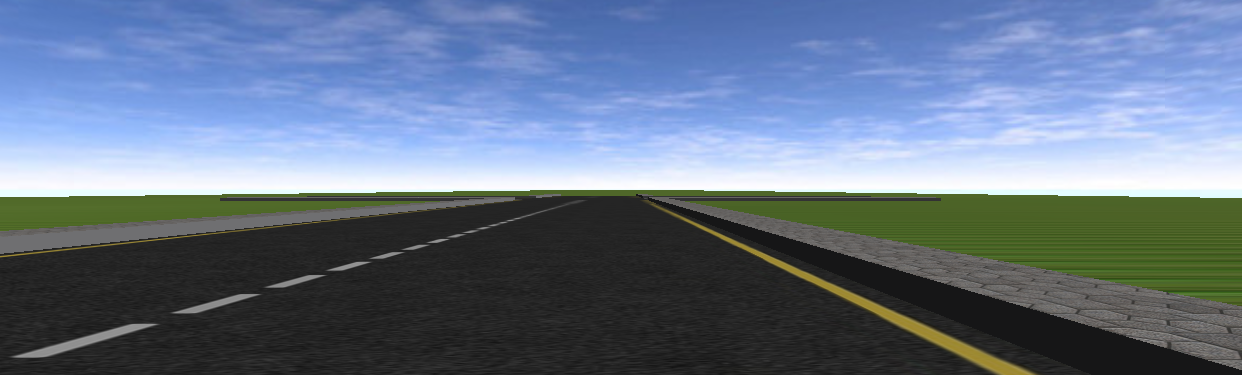
#> input picture webots_pics/yo70.png, 1242 x 375 px, found by its file name
$ python tester.py
#> lines starting #> are read from the running program, lines starting #| are printed output that depends on the picture
import matplotlib.pyplot as plt
import numpy as np
import cv2
import lane_detection3

image = cv2.imread('/Users/edwardkim/Downloads/webotsEx-master/controllers/foo/webots_pics/yo70.png')
#> image is the input picture: shape (375, 1242, 3); mean B, G, R 137.5, 116.5, 101
# cv2.imshow("actual", image)
# cv2.imshow("cropped", image[0:200, 0:100])
# cv2.waitKey(0)

img = cv2.resize(image, (960, 540))
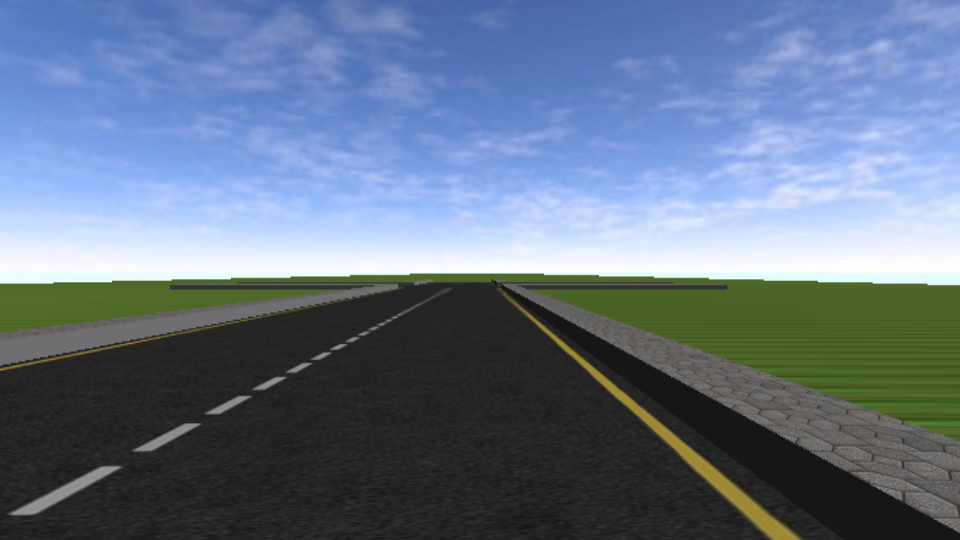
#> img: shape (540, 960, 3); mean B, G, R 137.4, 116.4, 100.9
#> (the run stopped early here; a loop or call above may not have finished)
